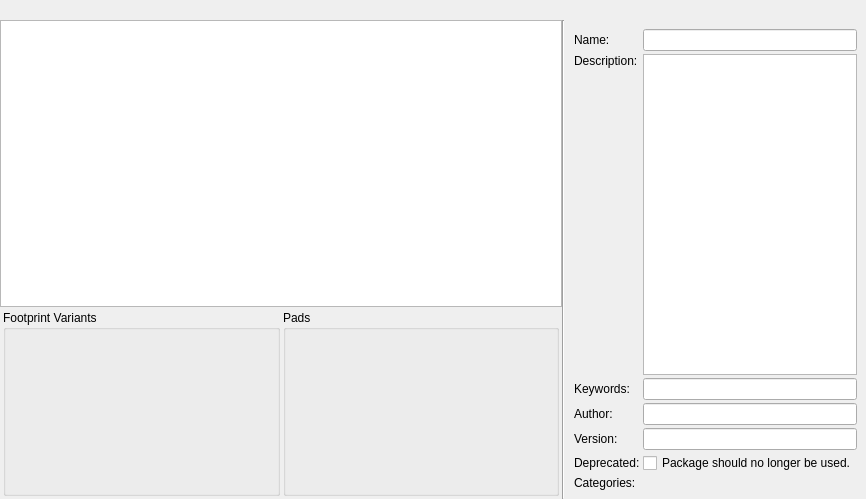
<?xml version="1.0" encoding="UTF-8"?>
<ui version="4.0">
 <class>librepcb::library::editor::PackageEditorWidget</class>
 <widget class="QWidget" name="librepcb::library::editor::PackageEditorWidget">
  <property name="geometry">
   <rect>
    <x>0</x>
    <y>0</y>
    <width>866</width>
    <height>499</height>
   </rect>
  </property>
  <property name="windowTitle">
   <string>Form</string>
  </property>
  <layout class="QVBoxLayout" name="verticalLayout_4" stretch="0,1">
   <property name="spacing">
    <number>0</number>
   </property>
   <property name="leftMargin">
    <number>0</number>
   </property>
   <property name="topMargin">
    <number>0</number>
   </property>
   <property name="rightMargin">
    <number>0</number>
   </property>
   <property name="bottomMargin">
    <number>0</number>
   </property>
   <item>
    <widget class="QWidget" name="interfaceBrokenWarningWidget" native="true">
     <property name="minimumSize">
      <size>
       <width>0</width>
       <height>20</height>
      </size>
     </property>
    </widget>
   </item>
   <item>
    <layout class="QHBoxLayout" name="horizontalLayout" stretch="2,0,1">
     <property name="spacing">
      <number>0</number>
     </property>
     <item>
      <layout class="QVBoxLayout" name="verticalLayout_3" stretch="3,2">
       <property name="spacing">
        <number>0</number>
       </property>
       <item>
        <widget class="librepcb::GraphicsView" name="graphicsView"/>
       </item>
       <item>
        <layout class="QHBoxLayout" name="horizontalLayout_3">
         <property name="spacing">
          <number>3</number>
         </property>
         <property name="leftMargin">
          <number>3</number>
         </property>
         <property name="topMargin">
          <number>3</number>
         </property>
         <property name="rightMargin">
          <number>3</number>
         </property>
         <property name="bottomMargin">
          <number>3</number>
         </property>
         <item>
          <widget class="QGroupBox" name="groupBox_2">
           <property name="title">
            <string>Footprint Variants</string>
           </property>
           <layout class="QVBoxLayout" name="verticalLayout_2">
            <property name="leftMargin">
             <number>3</number>
            </property>
            <property name="topMargin">
             <number>6</number>
            </property>
            <property name="rightMargin">
             <number>3</number>
            </property>
            <property name="bottomMargin">
             <number>3</number>
            </property>
            <item>
             <widget class="librepcb::library::editor::FootprintListEditorWidget" name="footprintEditorWidget" native="true"/>
            </item>
           </layout>
          </widget>
         </item>
         <item>
          <widget class="QGroupBox" name="groupBox">
           <property name="title">
            <string>Pads</string>
           </property>
           <layout class="QVBoxLayout" name="verticalLayout">
            <property name="leftMargin">
             <number>3</number>
            </property>
            <property name="topMargin">
             <number>6</number>
            </property>
            <property name="rightMargin">
             <number>3</number>
            </property>
            <property name="bottomMargin">
             <number>3</number>
            </property>
            <item>
             <widget class="librepcb::library::editor::PackagePadListEditorWidget" name="padListEditorWidget" native="true"/>
            </item>
           </layout>
          </widget>
         </item>
        </layout>
       </item>
      </layout>
     </item>
     <item>
      <widget class="Line" name="line">
       <property name="orientation">
        <enum>Qt::Vertical</enum>
       </property>
      </widget>
     </item>
     <item>
      <layout class="QFormLayout" name="formLayout">
       <property name="horizontalSpacing">
        <number>3</number>
       </property>
       <property name="verticalSpacing">
        <number>3</number>
       </property>
       <property name="leftMargin">
        <number>9</number>
       </property>
       <property name="topMargin">
        <number>9</number>
       </property>
       <property name="rightMargin">
        <number>9</number>
       </property>
       <property name="bottomMargin">
        <number>9</number>
       </property>
       <item row="0" column="0">
        <widget class="QLabel" name="label_4">
         <property name="text">
          <string>Name:</string>
         </property>
        </widget>
       </item>
       <item row="0" column="1">
        <widget class="QLineEdit" name="edtName">
         <property name="maxLength">
          <number>50</number>
         </property>
        </widget>
       </item>
       <item row="1" column="0">
        <widget class="QLabel" name="label_5">
         <property name="text">
          <string>Description:</string>
         </property>
         <property name="alignment">
          <set>Qt::AlignLeading|Qt::AlignLeft|Qt::AlignTop</set>
         </property>
        </widget>
       </item>
       <item row="1" column="1">
        <widget class="QPlainTextEdit" name="edtDescription"/>
       </item>
       <item row="2" column="0">
        <widget class="QLabel" name="label_6">
         <property name="text">
          <string>Keywords:</string>
         </property>
        </widget>
       </item>
       <item row="2" column="1">
        <widget class="QLineEdit" name="edtKeywords">
         <property name="maxLength">
          <number>100</number>
         </property>
        </widget>
       </item>
       <item row="3" column="0">
        <widget class="QLabel" name="label_7">
         <property name="text">
          <string>Author:</string>
         </property>
        </widget>
       </item>
       <item row="3" column="1">
        <widget class="QLineEdit" name="edtAuthor">
         <property name="maxLength">
          <number>100</number>
         </property>
        </widget>
       </item>
       <item row="4" column="0">
        <widget class="QLabel" name="label_8">
         <property name="text">
          <string>Version:</string>
         </property>
        </widget>
       </item>
       <item row="4" column="1">
        <widget class="QLineEdit" name="edtVersion">
         <property name="maxLength">
          <number>100</number>
         </property>
        </widget>
       </item>
       <item row="5" column="0">
        <widget class="QLabel" name="label_10">
         <property name="text">
          <string>Deprecated:</string>
         </property>
        </widget>
       </item>
       <item row="5" column="1">
        <widget class="QCheckBox" name="cbxDeprecated">
         <property name="text">
          <string>Package should no longer be used.</string>
         </property>
        </widget>
       </item>
       <item row="6" column="0">
        <widget class="QLabel" name="lblCategories">
         <property name="text">
          <string>Categories:</string>
         </property>
         <property name="alignment">
          <set>Qt::AlignLeading|Qt::AlignLeft|Qt::AlignTop</set>
         </property>
        </widget>
       </item>
      </layout>
     </item>
    </layout>
   </item>
  </layout>
 </widget>
 <customwidgets>
  <customwidget>
   <class>librepcb::GraphicsView</class>
   <extends>QGraphicsView</extends>
   <header location="global">librepcb/common/graphics/graphicsview.h</header>
  </customwidget>
  <customwidget>
   <class>librepcb::library::editor::PackagePadListEditorWidget</class>
   <extends>QWidget</extends>
   <header location="global">librepcb/libraryeditor/pkg/packagepadlisteditorwidget.h</header>
   <container>1</container>
  </customwidget>
  <customwidget>
   <class>librepcb::library::editor::FootprintListEditorWidget</class>
   <extends>QWidget</extends>
   <header location="global">librepcb/libraryeditor/pkg/footprintlisteditorwidget.h</header>
   <container>1</container>
  </customwidget>
 </customwidgets>
 <resources/>
 <connections/>
</ui>
